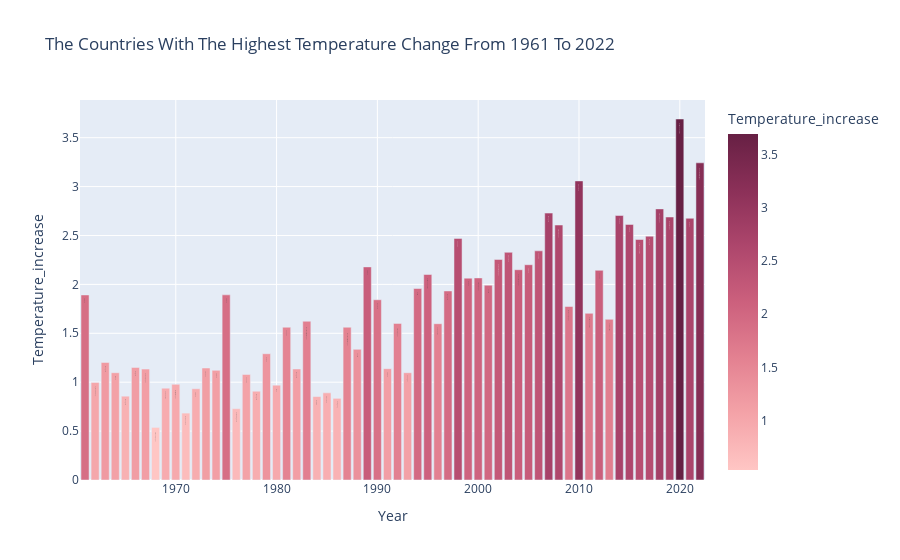

This figure's notebook cell:
### Markdown cell above
The provided heatmap visually represents temperature changes across selected years (1961, 1971, 1981, 1991, 2001, 2011, and 2021) for various countries. Each row in the heatmap corresponds to a specific country, while each column represents a year. The color intensity at each intersection reflects the magnitude of temperature change, enabling viewers to discern temperature patterns and trends across countries over the specified years. By observing the variations in color intensity, viewers gain insights into the spatial and temporal distribution of temperature changes, facilitating an understanding of how climate patterns have evolved over the selected time period and across different geographical regions.

### Code cell
highest_temp_countries = df_melted.groupby("Year").apply(lambda x: x.nlargest(1, "Temperature_increase")).reset_index(drop = True)
fig = px.bar(highest_temp_countries.sort_values("Year", ascending = True), x = 'Year', y = 'Temperature_increase', color = 'Temperature_increase',
              color_continuous_scale = 'burg', title='The Countries With The Highest Temperature Change From 1961 To 2022', text = "Country",
              labels = {'Tempurate_Change': 'Tempuarete Change (°C)'})

fig.update_layout(
    xaxis = dict(showgrid = True),
    yaxis = dict(showgrid = True),
    
)
fig.show()

### Figure 1 — Plotly figure (JSON) as saved in the notebook; plotly's stock layout.template omitted (floating-point values rounded to 4 significant figures)
{"data": [{"alignmentgroup": "True", "hovertemplate": "Year=%{x}<br>Temperature_increase=%{marker.color}<br>Country=%{text}<extra></extra>", "legendgroup": "", "marker": {"color": [1.892, 0.998, 1.202, 1.097, 0.857, 1.151, 1.134, 0.5378, 0.939, 0.978, 0.684, 0.933, 1.145, 1.121, 1.893, 0.729, 1.079, 0.908, 1.291, 0.97, 1.562, 1.135, 1.623, 0.853, 0.891, 0.835, 1.562, 1.336, 2.179, 1.843, 1.138, 1.601, 1.097, 1.958, 2.101, 1.598, 1.933, 2.47, 2.064, 2.066, 1.992, 2.255, 2.328, 2.15, 2.201, 2.343, 2.729, 2.607, 1.774, 3.058, 1.704, 2.144, 1.643, 2.704, 2.613, 2.459, 2.493, 2.772, 2.689, 3.691, 2.676, 3.243], "coloraxis": "coloraxis", "pattern": {"shape": ""}}, "name": "", "offsetgroup": "", "orientation": "v", "showlegend": false, "text": ["Finland", "Syrian Arab Rep.", "Mongolia", "Iceland", "Mongolia", "Bulgaria", "Poland, Rep. of", "Armenia, Rep. of", "Cabo Verde", "Iran, Islamic Rep. of", "New Zealand", "Finland", "Sweden", "Finland", "Finland", "United Kingdom", "Canada", "Mongolia", "Kuwait", "Mali", "Canada", "Mongolia", "Mauritania, Islamic Rep. of", "Namibia", "Greenland", "Paraguay", "Mauritania, Islamic Rep. of", "Tunisia", "Finland", "Denmark", "Finland", "Estonia, Rep. of", "Senegal", "Austria", "Russian Federation", "Cabo Verde", "Mongolia", "Canada", "Kuwait", "Estonia, Rep. of", "Tunisia", "Kazakhstan, Rep. of", "Greenland", "Kazakhstan, Rep. of", "Finland", "Canada", "Mongolia", "Estonia, Rep. of", "Moldova, Rep. of", "Greenland", "Russian Federation", "Canada", "Turkmenistan", "Sweden", "Finland", "Russian Federation", "Mongolia", "Armenia, Rep. of", "Belarus, Rep. of", "Russian Federation", "Kuwait", "Andorra, Principality of"], "textposition": "auto", "type": "bar", "x": [1961, 1962, 1963, 1964, 1965, 1966, 1967, 1968, 1969, 1970, 1971, 1972, 1973, 1974, 1975, 1976, 1977, 1978, 1979, 1980, 1981, 1982, 1983, 1984, 1985, 1986, 1987, 1988, 1989, 1990, 1991, 1992, 1993, 1994, 1995, 1996, 1997, 1998, 1999, 2000, 2001, 2002, 2003, 2004, 2005, 2006, 2007, 2008, 2009, 2010, 2011, 2012, 2013, 2014, 2015, 2016, 2017, 2018, 2019, 2020, 2021, 2022], "xaxis": "x", "y": [1.892, 0.998, 1.202, 1.097, 0.857, 1.151, 1.134, 0.5378, 0.939, 0.978, 0.684, 0.933, 1.145, 1.121, 1.893, 0.729, 1.079, 0.908, 1.291, 0.97, 1.562, 1.135, 1.623, 0.853, 0.891, 0.835, 1.562, 1.336, 2.179, 1.843, 1.138, 1.601, 1.097, 1.958, 2.101, 1.598, 1.933, 2.47, 2.064, 2.066, 1.992, 2.255, 2.328, 2.15, 2.201, 2.343, 2.729, 2.607, 1.774, 3.058, 1.704, 2.144, 1.643, 2.704, 2.613, 2.459, 2.493, 2.772, 2.689, 3.691, 2.676, 3.243], "yaxis": "y"}], "layout": {"autosize": true, "barmode": "relative", "coloraxis": {"colorbar": {"title": {"text": "Temperature_increase"}}, "colorscale": [[0, "rgb(255, 198, 196)"], [0.1667, "rgb(244, 163, 168)"], [0.3333, "rgb(227, 129, 145)"], [0.5, "rgb(204, 96, 125)"], [0.6667, "rgb(173, 70, 108)"], [0.8333, "rgb(139, 48, 88)"], [1, "rgb(103, 32, 68)"]]}, "legend": {"tracegroupgap": 0}, "title": {"text": "The Countries With The Highest Temperature Change From 1961 To 2022"}, "xaxis": {"anchor": "y", "autorange": true, "domain": [0, 1], "range": [1960.0, 2022.0], "showgrid": true, "title": {"text": "Year"}, "type": "linear"}, "yaxis": {"anchor": "x", "autorange": true, "domain": [0, 1], "range": [0, 3.885], "showgrid": true, "title": {"text": "Temperature_increase"}, "type": "linear"}}}
